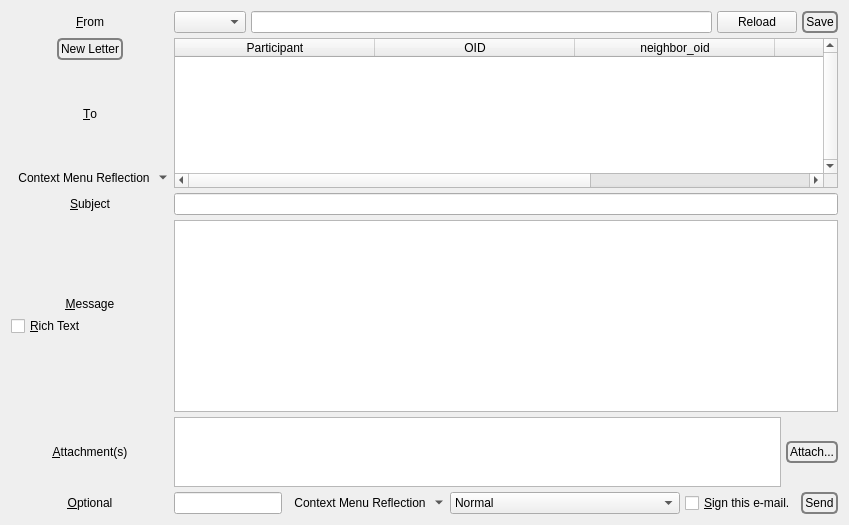
              <widget class="QWidget" name="tab_13">
               <attribute name="title">
                <string>&amp;Write</string>
               </attribute>
               <layout class="QVBoxLayout" name="verticalLayout_19">
                <item>
                 <layout class="QGridLayout" name="gridLayout_4">
                  <property name="spacing">
                   <number>5</number>
                  </property>
                  <item row="3" column="0">
                   <widget class="QLabel" name="label_25">
                    <property name="text">
                     <string>&amp;Subject</string>
                    </property>
                    <property name="alignment">
                     <set>Qt::AlignCenter</set>
                    </property>
                    <property name="margin">
                     <number>7</number>
                    </property>
                    <property name="buddy">
                     <cstring>outgoingSubject</cstring>
                    </property>
                   </widget>
                  </item>
                  <item row="6" column="0">
                   <widget class="QLabel" name="label_6">
                    <property name="text">
                     <string>&amp;Optional</string>
                    </property>
                    <property name="alignment">
                     <set>Qt::AlignCenter</set>
                    </property>
                    <property name="margin">
                     <number>7</number>
                    </property>
                    <property name="buddy">
                     <cstring>goldbug</cstring>
                    </property>
                   </widget>
                  </item>
                  <item row="0" column="1">
                   <layout class="QHBoxLayout" name="horizontalLayout_47">
                    <property name="spacing">
                     <number>5</number>
                    </property>
                    <item>
                     <widget class="QComboBox" name="emailName"/>
                    </item>
                    <item>
                     <widget class="QLineEdit" name="emailNameEditable"/>
                    </item>
                    <item>
                     <widget class="QPushButton" name="reloadEmailNames">
                      <property name="text">
                       <string>Reload</string>
                      </property>
                     </widget>
                    </item>
                    <item>
                     <widget class="QPushButton" name="saveEmailName">
                      <property name="styleSheet">
                       <string notr="true">QPushButton {
 border: 2px solid gray;
 background-color: qlineargradient(x1: 0, y1: 0, x2: 0, y2: 1,
                                   stop: 0 #E0E0E0, stop: 1 #FFFFFF);
 border-radius: 5px;

 padding: 2px;
 }


QPushButton:hover { 
background-color: qlineargradient(x1: 0, y1: 0, x2: 0, y2: 1,
                                   stop: 0 rgb(254,229,172), stop: 1 #FFFFFF);
background-position: top center; } 

QPushButton:pressed {
     background-color: darkgray;
     border-style: inset;
 }</string>
                      </property>
                      <property name="text">
                       <string>Save</string>
                      </property>
                     </widget>
                    </item>
                   </layout>
                  </item>
                  <item row="0" column="0">
                   <widget class="QLabel" name="label_41">
                    <property name="text">
                     <string>&amp;From</string>
                    </property>
                    <property name="alignment">
                     <set>Qt::AlignCenter</set>
                    </property>
                    <property name="margin">
                     <number>7</number>
                    </property>
                    <property name="buddy">
                     <cstring>emailName</cstring>
                    </property>
                   </widget>
                  </item>
                  <item row="4" column="0">
                   <layout class="QVBoxLayout" name="verticalLayout_71">
                    <property name="spacing">
                     <number>5</number>
                    </property>
                    <item>
                     <spacer name="verticalSpacer_7">
                      <property name="orientation">
                       <enum>Qt::Vertical</enum>
                      </property>
                      <property name="sizeHint" stdset="0">
                       <size>
                        <width>20</width>
                        <height>40</height>
                       </size>
                      </property>
                     </spacer>
                    </item>
                    <item>
                     <widget class="QLabel" name="label_4">
                      <property name="text">
                       <string>&amp;Message</string>
                      </property>
                      <property name="alignment">
                       <set>Qt::AlignCenter</set>
                      </property>
                      <property name="margin">
                       <number>7</number>
                      </property>
                      <property name="buddy">
                       <cstring>outgoingMessage</cstring>
                      </property>
                     </widget>
                    </item>
                    <item>
                     <widget class="QCheckBox" name="richtext">
                      <property name="toolTip">
                       <string>&lt;html&gt;&lt;head/&gt;&lt;body&gt;&lt;p&gt;The Rich Text option will be ignored on traditional e-mail accounts. If enabled, an HTML representation of the Message text will be included in the e-mail bundle.&lt;/p&gt;&lt;/body&gt;&lt;/html&gt;</string>
                      </property>
                      <property name="text">
                       <string>&amp;Rich Text</string>
                      </property>
                      <property name="checked">
                       <bool>false</bool>
                      </property>
                     </widget>
                    </item>
                    <item>
                     <spacer name="verticalSpacer_5">
                      <property name="orientation">
                       <enum>Qt::Vertical</enum>
                      </property>
                      <property name="sizeHint" stdset="0">
                       <size>
                        <width>20</width>
                        <height>40</height>
                       </size>
                      </property>
                     </spacer>
                    </item>
                   </layout>
                  </item>
                  <item row="6" column="1">
                   <layout class="QHBoxLayout" name="horizontalLayout_31">
                    <property name="spacing">
                     <number>5</number>
                    </property>
                    <item>
                     <widget class="QLineEdit" name="goldbug">
                      <property name="toolTip">
                       <string>&lt;html&gt;&lt;head/&gt;&lt;body&gt;&lt;p&gt;Bundle the e-mail components in an additional layer of authentication and encryption. The first ninety-six characters will be consumed. Do remember to notify all recipients of the Gold Bug.&lt;/p&gt;&lt;/body&gt;&lt;/html&gt;</string>
                      </property>
                     </widget>
                    </item>
                    <item>
                     <widget class="QToolButton" name="emailSecrets">
                      <property name="toolTip">
                       <string>Secret Streams</string>
                      </property>
                      <property name="text">
                       <string>Context Menu Reflection</string>
                      </property>
                      <property name="icon">
                       <iconset resource="../Icons/icons.qrc">
                        <normaloff>:/generic/menu-secret-email.png</normaloff>:/generic/menu-secret-email.png</iconset>
                      </property>
                      <property name="popupMode">
                       <enum>QToolButton::MenuButtonPopup</enum>
                      </property>
                      <property name="autoRaise">
                       <bool>true</bool>
                      </property>
                     </widget>
                    </item>
                    <item>
                     <widget class="QComboBox" name="email_fs_gb">
                      <property name="currentIndex">
                       <number>2</number>
                      </property>
                      <property name="sizeAdjustPolicy">
                       <enum>QComboBox::AdjustToContents</enum>
                      </property>
                      <property name="minimumContentsLength">
                       <number>25</number>
                      </property>
                      <item>
                       <property name="text">
                        <string>Forward Secrecy</string>
                       </property>
                      </item>
                      <item>
                       <property name="text">
                        <string>Gold Bug</string>
                       </property>
                      </item>
                      <item>
                       <property name="text">
                        <string>Normal</string>
                       </property>
                      </item>
                      <item>
                       <property name="text">
                        <string>Pure Forward Secrecy</string>
                       </property>
                      </item>
                     </widget>
                    </item>
                    <item>
                     <widget class="QCheckBox" name="sign_this_email">
                      <property name="text">
                       <string>&amp;Sign this e-mail.</string>
                      </property>
                     </widget>
                    </item>
                    <item>
                     <widget class="QPushButton" name="sendMail">
                      <property name="sizePolicy">
                       <sizepolicy hsizetype="Expanding" vsizetype="Fixed">
                        <horstretch>0</horstretch>
                        <verstretch>0</verstretch>
                       </sizepolicy>
                      </property>
                      <property name="styleSheet">
                       <string notr="true">QPushButton {
 border: 2px solid gray;
 background-color: qlineargradient(x1: 0, y1: 0, x2: 0, y2: 1,
                                   stop: 0 #E0E0E0, stop: 1 #FFFFFF);
 border-radius: 5px;

 padding: 2px;
 }


QPushButton:hover { 
background-color: qlineargradient(x1: 0, y1: 0, x2: 0, y2: 1,
                                   stop: 0 rgb(254,229,172), stop: 1 #FFFFFF);
background-position: top center; } 

QPushButton:pressed {
     background-color: darkgray;
     border-style: inset;
 }</string>
                      </property>
                      <property name="text">
                       <string>Send</string>
                      </property>
                     </widget>
                    </item>
                   </layout>
                  </item>
                  <item row="5" column="1">
                   <layout class="QHBoxLayout" name="horizontalLayout_51">
                    <property name="spacing">
                     <number>5</number>
                    </property>
                    <item>
                     <widget class="QTextEdit" name="attachment">
                      <property name="sizePolicy">
                       <sizepolicy hsizetype="Expanding" vsizetype="Maximum">
                        <horstretch>0</horstretch>
                        <verstretch>0</verstretch>
                       </sizepolicy>
                      </property>
                      <property name="toolTip">
                       <string>&lt;html&gt;&lt;head/&gt;&lt;body&gt;&lt;p&gt;Traditional e-mail supports only single attachments. Inline attachments are also not supported.&lt;/p&gt;&lt;p&gt;Click an attachment to remove it.&lt;/p&gt;&lt;/body&gt;&lt;/html&gt;</string>
                      </property>
                     </widget>
                    </item>
                    <item>
                     <widget class="QPushButton" name="selectAttachment">
                      <property name="styleSheet">
                       <string notr="true">QPushButton {
 border: 2px solid gray;
 background-color: qlineargradient(x1: 0, y1: 0, x2: 0, y2: 1,
                                   stop: 0 #E0E0E0, stop: 1 #FFFFFF);
 border-radius: 5px;

 padding: 2px;
 }


QPushButton:hover { 
background-color: qlineargradient(x1: 0, y1: 0, x2: 0, y2: 1,
                                   stop: 0 rgb(254,229,172), stop: 1 #FFFFFF);
background-position: top center; } 

QPushButton:pressed {
     background-color: darkgray;
     border-style: inset;
 }</string>
                      </property>
                      <property name="text">
                       <string>Attach...</string>
                      </property>
                     </widget>
                    </item>
                   </layout>
                  </item>
                  <item row="4" column="1">
                   <widget class="QTextEdit" name="outgoingMessage">
                    <property name="tabChangesFocus">
                     <bool>true</bool>
                    </property>
                    <property name="html">
                     <string>&lt;!DOCTYPE HTML PUBLIC &quot;-//W3C//DTD HTML 4.0//EN&quot; &quot;http://www.w3.org/TR/REC-html40/strict.dtd&quot;&gt;
&lt;html&gt;&lt;head&gt;&lt;meta name=&quot;qrichtext&quot; content=&quot;1&quot; /&gt;&lt;style type=&quot;text/css&quot;&gt;
p, li { white-space: pre-wrap; }
&lt;/style&gt;&lt;/head&gt;&lt;body style=&quot; font-family:'MS Shell Dlg 2'; font-size:8.25pt; font-weight:400; font-style:normal;&quot;&gt;
&lt;p style=&quot;-qt-paragraph-type:empty; margin-top:0px; margin-bottom:0px; margin-left:0px; margin-right:0px; -qt-block-indent:0; text-indent:0px;&quot;&gt;&lt;br /&gt;&lt;/p&gt;&lt;/body&gt;&lt;/html&gt;</string>
                    </property>
                    <property name="textInteractionFlags">
                     <set>Qt::TextEditorInteraction</set>
                    </property>
                   </widget>
                  </item>
                  <item row="2" column="1">
                   <layout class="QVBoxLayout" name="verticalLayout_70">
                    <property name="spacing">
                     <number>5</number>
                    </property>
                    <item>
                     <widget class="QTableWidget" name="emailParticipants">
                      <property name="sizePolicy">
                       <sizepolicy hsizetype="Expanding" vsizetype="Minimum">
                        <horstretch>0</horstretch>
                        <verstretch>0</verstretch>
                       </sizepolicy>
                      </property>
                      <property name="maximumSize">
                       <size>
                        <width>16777215</width>
                        <height>150</height>
                       </size>
                      </property>
                      <property name="verticalScrollBarPolicy">
                       <enum>Qt::ScrollBarAlwaysOn</enum>
                      </property>
                      <property name="alternatingRowColors">
                       <bool>true</bool>
                      </property>
                      <property name="selectionBehavior">
                       <enum>QAbstractItemView::SelectRows</enum>
                      </property>
                      <property name="horizontalScrollMode">
                       <enum>QAbstractItemView::ScrollPerPixel</enum>
                      </property>
                      <property name="sortingEnabled">
                       <bool>true</bool>
                      </property>
                      <attribute name="horizontalHeaderDefaultSectionSize">
                       <number>200</number>
                      </attribute>
                      <attribute name="horizontalHeaderStretchLastSection">
                       <bool>true</bool>
                      </attribute>
                      <column>
                       <property name="text">
                        <string>Participant</string>
                       </property>
                      </column>
                      <column>
                       <property name="text">
                        <string>OID</string>
                       </property>
                      </column>
                      <column>
                       <property name="text">
                        <string>neighbor_oid</string>
                       </property>
                      </column>
                      <column>
                       <property name="text">
                        <string>public_key_hash</string>
                       </property>
                      </column>
                      <column>
                       <property name="text">
                        <string>Forward Secrecy Information</string>
                       </property>
                      </column>
                     </widget>
                    </item>
                   </layout>
                  </item>
                  <item row="5" column="0">
                   <widget class="QLabel" name="label_94">
                    <property name="text">
                     <string>&amp;Attachment(s)</string>
                    </property>
                    <property name="alignment">
                     <set>Qt::AlignCenter</set>
                    </property>
                    <property name="margin">
                     <number>7</number>
                    </property>
                    <property name="buddy">
                     <cstring>attachment</cstring>
                    </property>
                   </widget>
                  </item>
                  <item row="3" column="1">
                   <widget class="QLineEdit" name="outgoingSubject"/>
                  </item>
                  <item row="2" column="0">
                   <layout class="QVBoxLayout" name="verticalLayout_20">
                    <property name="topMargin">
                     <number>0</number>
                    </property>
                    <item>
                     <layout class="QHBoxLayout" name="horizontalLayout_9">
                      <property name="topMargin">
                       <number>0</number>
                      </property>
                      <item>
                       <widget class="QPushButton" name="clearOutgoing">
                        <property name="sizePolicy">
                         <sizepolicy hsizetype="Fixed" vsizetype="Fixed">
                          <horstretch>0</horstretch>
                          <verstretch>0</verstretch>
                         </sizepolicy>
                        </property>
                        <property name="toolTip">
                         <string>New Letter</string>
                        </property>
                        <property name="styleSheet">
                         <string notr="true">QPushButton {
 border: 2px solid gray;
 background-color: qlineargradient(x1: 0, y1: 0, x2: 0, y2: 1,
                                   stop: 0 #E0E0E0, stop: 1 #FFFFFF);
 border-radius: 5px;

 padding: 2px;
 }


QPushButton:hover { 
background-color: qlineargradient(x1: 0, y1: 0, x2: 0, y2: 1,
                                   stop: 0 rgb(254,229,172), stop: 1 #FFFFFF);
background-position: top center; } 

QPushButton:pressed {
     background-color: darkgray;
     border-style: inset;
 }</string>
                        </property>
                        <property name="text">
                         <string>New Letter</string>
                        </property>
                       </widget>
                      </item>
                     </layout>
                    </item>
                    <item>
                     <widget class="QLabel" name="label_10">
                      <property name="text">
                       <string>&amp;To</string>
                      </property>
                      <property name="alignment">
                       <set>Qt::AlignCenter</set>
                      </property>
                      <property name="margin">
                       <number>7</number>
                      </property>
                      <property name="buddy">
                       <cstring>emailParticipants</cstring>
                      </property>
                     </widget>
                    </item>
                    <item>
                     <layout class="QHBoxLayout" name="horizontalLayout_24">
                      <property name="topMargin">
                       <number>0</number>
                      </property>
                      <item>
                       <widget class="QToolButton" name="emailWriteActionMenu">
                        <property name="toolTip">
                         <string>Context Menu</string>
                        </property>
                        <property name="text">
                         <string>Context Menu Reflection</string>
                        </property>
                        <property name="icon">
                         <iconset resource="../Icons/icons.qrc">
                          <normaloff>:/generic/menu.png</normaloff>:/generic/menu.png</iconset>
                        </property>
                        <property name="popupMode">
                         <enum>QToolButton::MenuButtonPopup</enum>
                        </property>
                        <property name="autoRaise">
                         <bool>true</bool>
                        </property>
                       </widget>
                      </item>
                     </layout>
                    </item>
                   </layout>
                  </item>
                 </layout>
                </item>
               </layout>
              </widget>
